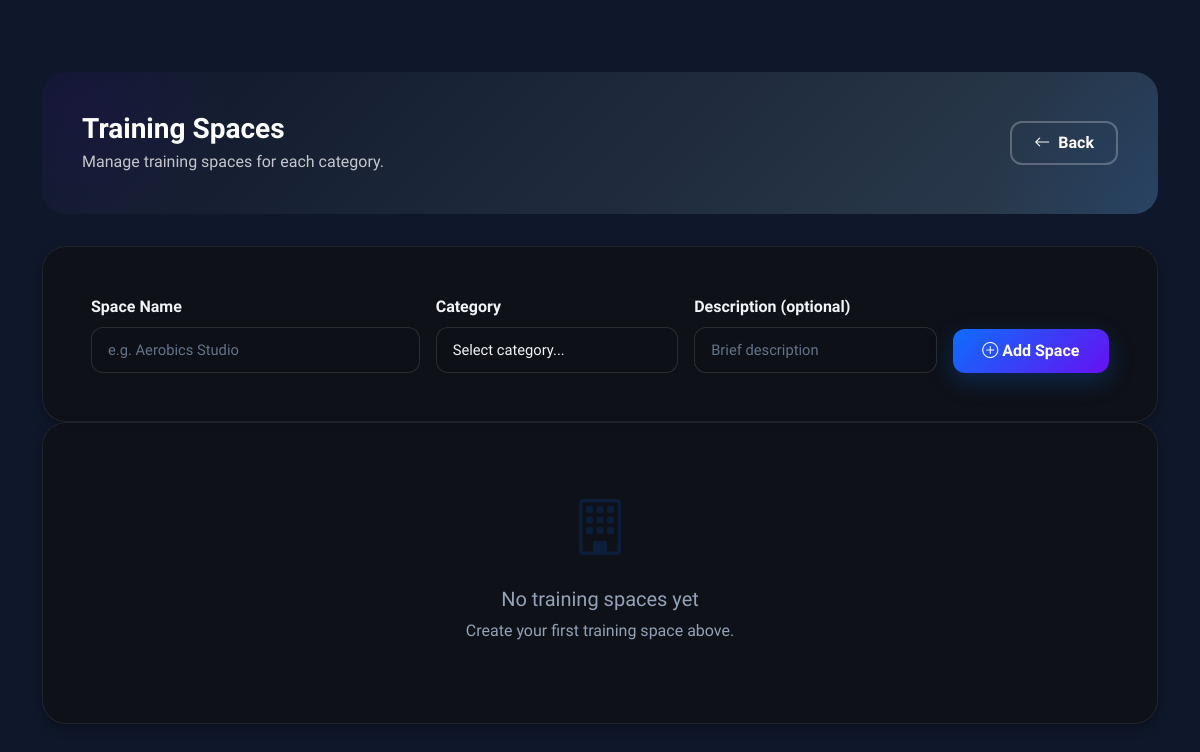
/training-spaces/ (signed in), run on an earlier commit of the app's database.
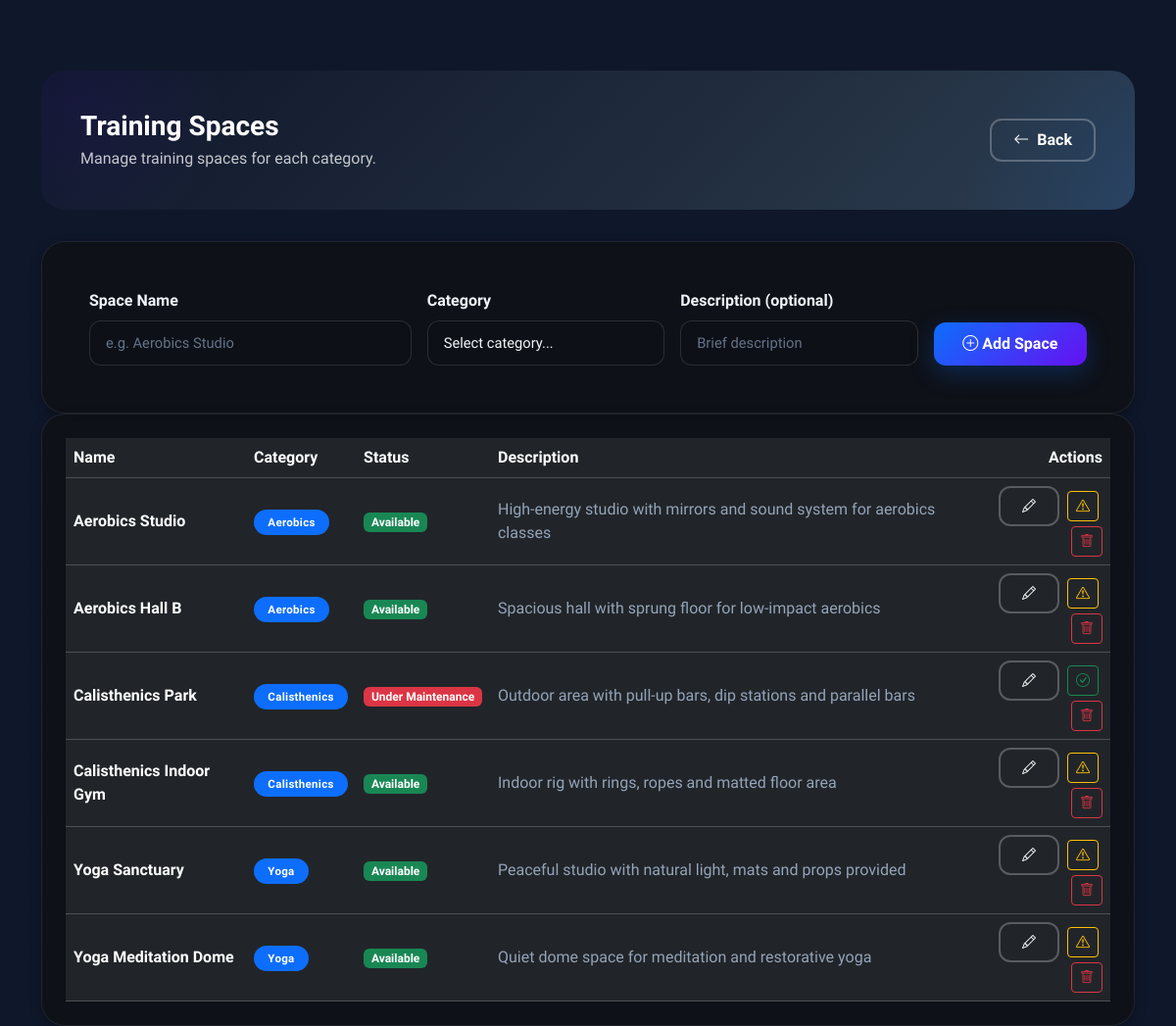
And on a later commit of the database.
### news/models.py (models this page shows, shortened)
class TrainingSpace(models.Model):
    name = models.CharField(max_length=255)
    category = models.ForeignKey(Category, on_delete=models.CASCADE, related_name='training_spaces')
    description = models.TextField(blank=True, null=True)
    is_under_maintenance = models.BooleanField(default=False, help_text='When checked, this space will be unavailable for session creation')

class Category(models.Model):
    name=models.CharField(max_length=500)
    description=models.TextField(blank=True, null=True, help_text='Description shown on category catalog pages')

### news/views.py (the view, shortened to what this page needs)
# urls.py: path('training-spaces/', training_space_list, name='training_space_list_url'),
@user_passes_test(lambda u: u.is_superuser, login_url='login_url')
def training_space_list(request):
    spaces = TrainingSpace.objects.select_related('category').all()
    categories = Category.objects.all()
    return render(request, 'training_space_list.html', {'spaces': spaces, 'categories': categories})

### news/templates/training_space_list.html (shortened to what this page needs)
{% extends 'base.html' %}
{% block content %}
<main class="container mt-5 pt-4">
    <div class="gradient-header fade-in">
        <div class="d-flex justify-content-between align-items-center">
            <div>
                <h1 class="h3 fw-bold mb-1">Training Spaces</h1>
                <p class="mb-0 opacity-75">Manage training spaces for each category.</p>
            </div>
            <a href="{% url 'admin_url' %}" class="btn btn-outline-glow"><i class="bi bi-arrow-left me-2"></i>Back</a>
        </div>
    </div>
    <div class="glass-card p-5 fade-in">
        <form method="post" class="row g-3 align-items-end">{% csrf_token %}
            <div class="col-md-4">
                <label class="form-label fw-bold">Space Name</label>
                <input type="text" name="name" class="form-control" placeholder="e.g. Aerobics Studio" required>
            </div>
            <div class="col-md-3">
                <label class="form-label fw-bold">Category</label>
                <select name="category" class="form-select" required>
                    <option value="">Select category...</option>
                </select>
            </div>
            <div class="col-md-3">
                <label class="form-label fw-bold">Description (optional)</label>
                <input type="text" name="description" class="form-control" placeholder="Brief description">
            </div>
            <div class="col-md-2">
                <button type="submit" class="btn btn-glow w-100"><i class="bi bi-plus-circle me-1"></i>Add Space</button>
            </div>
        </form>
    </div>
    {% if spaces %}
    <div class="glass-card p-4 fade-in">
        <div class="table-responsive">
            <table class="table table-dark table-hover align-middle mb-0">
                <thead>
                    <tr>
                        <th>Name</th>
                        <th>Category</th>
                        <th>Status</th>
                        <th>Description</th>
                        <th class="text-end">Actions</th>
                    </tr>
                </thead>
                <tbody>
                    {% for space in spaces %}
                    <tr>
                        <td class="fw-semibold">{{ space.name }}</td>
                        <td><span class="badge-modern bg-primary">{{ space.category.name }}</span></td>
                        <td>
                            {% if space.is_under_maintenance %}
                            <span class="badge bg-danger">Under Maintenance</span>
                            {% else %}
                            <span class="badge bg-success">Available</span>
                            {% endif %}
                        </td>
                        <td class="text-muted">{{ space.description|default:'—' }}</td>
                        <td class="text-end">
                            <a href="{% url 'training_space_edit_url' space.id %}" class="btn btn-sm btn-outline-glow me-1"><i class="bi bi-pencil"></i></a>
                            <a href="{% url 'training_space_toggle_maintenance_url' space.id %}" class="btn btn-sm {% if space.is_under_maintenance %}btn-outline-success{% else %}btn-outline-warning{% endif %} me-1" title="{% if space.is_under_maintenance %}Mark available{% else %}Mark under maintenance{% endif %}">
                                <i class="bi {% if space.is_under_maintenance %}bi-check-circle{% else %}bi-exclamation-triangle{% endif %}"></i>
                            </a>
                            <a href="{% url 'training_space_delete_url' space.id %}" class="btn btn-sm btn-outline-danger" onclick="return confirm('Delete this space?')"><i class="bi bi-trash"></i></a>
                        </td>
                    </tr>
                    {% endfor %}
                </tbody>
            </table>
        </div>
    </div>
    {% else %}
    <div class="empty-state glass-card">
        <div class="empty-state-icon"><i class="bi bi-building"></i></div>
        <h5>No training spaces yet</h5>
        <p class="text-muted">Create your first training space above.</p>
    </div>
    {% endif %}
</main>
{% endblock %}

What changed in the data, as far as the page shows it:
added TrainingSpace: name "Aerobics Studio", category.name "Aerobics", is_under_maintenance "Available", description "High-energy studio with mirrors and sound system for aerobics classes"
added TrainingSpace: name "Aerobics Hall B", category.name "Aerobics", is_under_maintenance "Available", description "Spacious hall with sprung floor for low-impact aerobics"
added TrainingSpace: name "Calisthenics Park", category.name "Calisthenics", is_under_maintenance "Under Maintenance", description "Outdoor area with pull-up bars, dip stations and parallel bars"
added TrainingSpace: name "Calisthenics Indoor Gym", category.name "Calisthenics", is_under_maintenance "Available", description "Indoor rig with rings, ropes and matted floor area"
added TrainingSpace: name "Yoga Sanctuary", category.name "Yoga", is_under_maintenance "Available", description "Peaceful studio with natural light, mats and props provided"
added TrainingSpace: name "Yoga Meditation Dome", category.name "Yoga", is_under_maintenance "Available", description "Quiet dome space for meditation and restorative yoga"
Also different on the page:
text no longer shown: "No training spaces yet Create your first training space above."
text now shown: "Name Category Status Description Actions"
